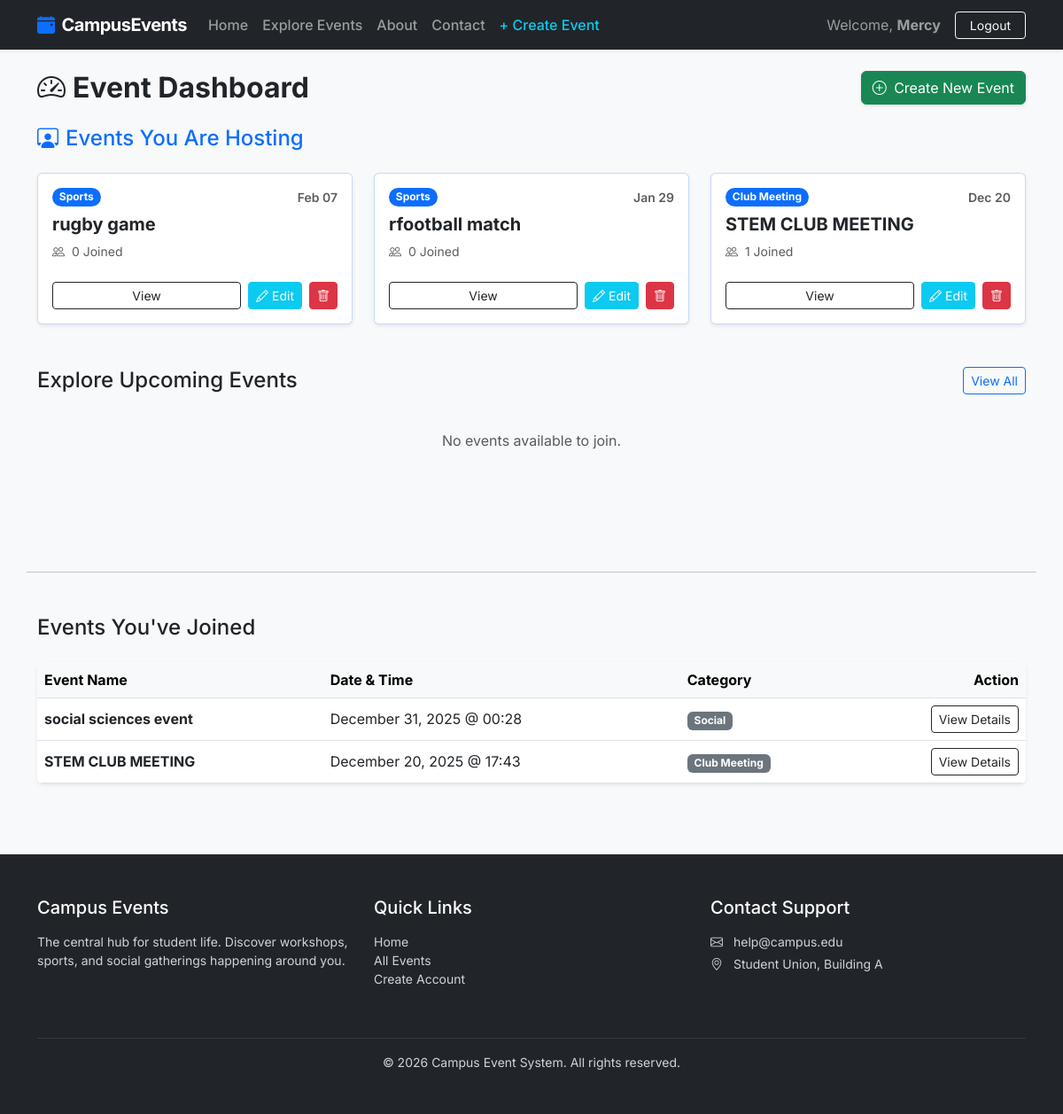
Page /dashboard/ (signed in) on the committed database.
### students/models.py (models this page shows, shortened)
class Event(models.Model):
    title = models.CharField(max_length=200)
    description = models.TextField()
    location = models.CharField(max_length=200)
    category = models.CharField(max_length=50, choices=CATEGORY_CHOICES, default='Lecture')
    event_date = models.DateTimeField()
    creator = models.ForeignKey(User, on_delete=models.CASCADE, related_name='created_events')
    max_participants = models.PositiveIntegerField(null=True, blank=True)
    is_verified = models.BooleanField(default=False)
    created_at = models.DateTimeField(auto_now_add=True)
    updated_at = models.DateTimeField(auto_now=True)
    class Meta:
        ordering = ['-event_date']

### students/views.py (the view)
# urls.py: path('dashboard/', views.dashboard_view, name='dashboard'),
@login_required
def dashboard_view(request):
    hosted_events = Event.objects.filter(creator=request.user).order_by('-event_date')
    joined_events = Event.objects.filter(participants__user=request.user)
    upcoming_events = Event.objects.filter(
        is_verified=True,
        event_date__gte=timezone.now()
    ).exclude(creator=request.user).order_by('event_date')[:6]
    return render(request, 'students/dashboard.html', {
        'hosted_events': hosted_events,
        'joined_events': joined_events,
        'upcoming_events': upcoming_events,
    })

### students/templates/students/dashboard.html (shortened to what this page needs)
{% extends 'students/base.html' %}
{% block content %}
<div class="row mb-5">
    <div class="col-12 d-flex justify-content-between align-items-center mb-4">
        <h2 class="fw-bold mb-0"><i class="bi bi-speedometer2 me-2"></i>Event Dashboard</h2>
        <a href="{% url 'add_event' %}" class="btn btn-success shadow-sm">
            <i class="bi bi-plus-circle me-1"></i> Create New Event
        </a>
    </div>
    <div class="col-12 mb-5">
        <h4 class="mb-4 text-primary"><i class="bi bi-person-workspace me-2"></i>Events You Are Hosting</h4>
        <div class="row g-4">
            {% for event in hosted_events %} <div class="col-md-6 col-lg-4">
                <div class="card h-100 shadow-sm border-primary border-opacity-25 transition-hover">
                    <div class="card-body">
                        <div class="d-flex justify-content-between align-items-start mb-2">
                            <span class="badge rounded-pill bg-primary">{{ event.category }}</span>
                            <small class="text-muted fw-semibold">{{ event.event_date|date:"M d" }}</small>
                        </div>
                        <h5 class="card-title fw-bold">{{ event.title }}</h5>
                        <p class="small text-muted mb-0"><i class="bi bi-people me-1"></i> {{ event.participants.count }} Joined</p>
                    </div>
                    <div class="card-footer bg-white border-top-0 pb-3 d-flex gap-2">
                        <a href="{% url 'event_detail' event.pk %}" class="btn btn-sm btn-outline-dark flex-grow-1">View</a>
                        <a href="{% url 'update_event' event.pk %}" class="btn btn-sm btn-info text-white">
                            <i class="bi bi-pencil"></i> Edit
                        </a>
                        <a href="{% url 'delete_event' event.pk %}" class="btn btn-sm btn-danger">
                            <i class="bi bi-trash"></i>
                        </a>
                    </div>
                </div>
            </div>
            {% empty %}
            <div class="col-12">
                <div class="p-4 text-center bg-white rounded-3 border">
                    <p class="text-muted mb-0">You haven't hosted any events yet.</p>
                </div>
            </div>
            {% endfor %}
        </div>
    </div>
    <div class="col-12 mb-5">
        <div class="d-flex justify-content-between align-items-center mb-3">
            <h4 class="mb-0">Explore Upcoming Events</h4>
            <a href="{% url 'event_list' %}" class="btn btn-sm btn-outline-primary">View All</a>
        </div>
        <div class="row g-4">
            {% for event in upcoming_events %}
            <div class="col-md-6 col-lg-4">
                <div class="card h-100 shadow-sm border-0 transition-hover">
                    <div class="card-body">
                        <div class="d-flex justify-content-between align-items-start mb-2">
                            <span class="badge rounded-pill bg-info text-dark">{{ event.category }}</span>
                            <small class="text-muted fw-semibold">{{ event.event_date|date:"M d" }}</small>
                        </div>
                        <h5 class="card-title fw-bold">
                            <a href="{% url 'event_detail' event.pk %}" class="text-decoration-none text-dark">{{ event.title }}</a>
                        </h5>
                        <div class="mt-3">
                            <div class="d-flex justify-content-between small mb-1">
                                <span>Attendance Progress</span>
                                <span>{{ event.participants.count }} Joined</span>
                            </div>
                            <div class="progress" style="height: 6px;">
                                <div class="progress-bar bg-success" role="progressbar"
                                     style="width: 75%"> </div>
                            </div>
                        </div>
                    </div>
                    <div class="card-footer bg-white border-top-0 pb-3">
                        <a href="{% url 'event_detail' event.pk %}" class="btn btn-primary w-100">Details</a>
                    </div>
                </div>
            </div>
            {% empty %}
            <div class="col-12 text-center py-4">
                <p class="text-muted">No events available to join.</p>
            </div>
            {% endfor %}
        </div>
    </div>
    <hr class="my-5">
    <div class="col-12">
        <h4 class="mb-4">Events You've Joined</h4>
        <div class="table-responsive bg-white rounded shadow-sm">
            <table class="table table-hover align-middle mb-0">
                <thead class="table-light">
                    <tr>
                        <th>Event Name</th>
                        <th>Date & Time</th>
                        <th>Category</th>
                        <th class="text-end">Action</th>
                    </tr>
                </thead>
                <tbody>
                    {% for event in joined_events %}
                    <tr>
                        <td><strong>{{ event.title }}</strong></td>
                        <td>{{ event.event_date|date:"F d, Y @ H:i" }}</td>
                        <td><span class="badge bg-secondary">{{ event.category }}</span></td>
                        <td class="text-end">
                            <a href="{% url 'event_detail' event.pk %}" class="btn btn-sm btn-outline-dark">View Details</a>
                        </td>
                    </tr>
                    {% empty %}
                    <tr>
                        <td colspan="4" class="text-center py-4 text-muted">You haven't registered for any events yet.</td>
                    </tr>
                    {% endfor %}
                </tbody>
            </table>
        </div>
    </div>
</div>
{% endblock %}

### students/templates/students/base.html (shortened to what this page needs)
<!DOCTYPE html>
<html lang="en">
<head>
    <link href="https://cdn.jsdelivr.net/npm/bootstrap@5.3.0/dist/css/bootstrap.min.css" rel="stylesheet">
    <link rel="stylesheet" href="https://cdn.jsdelivr.net/npm/bootstrap-icons@1.11.1/font/bootstrap-icons.css">
</head>
<body>
<nav class="navbar navbar-expand-lg navbar-dark bg-dark sticky-top shadow-sm">
    <div class="container">
        <a class="navbar-brand" href="{% if user.is_authenticated %}{% url 'dashboard' %}{% else %}{% url 'index' %}{% endif %}">
            <i class="bi bi-calendar-event-fill me-2 text-primary"></i>CampusEvents
        </a>
        <div class="collapse navbar-collapse" id="navbarNav">
            <ul class="navbar-nav me-auto">
                <li class="nav-item">
                    <a class="nav-link" href="{% url 'index' %}">Home</a>
                </li>
                <li class="nav-item">
                    <a class="nav-link" href="{% url 'event_list' %}">Explore Events</a>
                </li>
                <li class="nav-item">
                    <a class="nav-link" href="#">About</a>
                </li>
                <li class="nav-item">
                    <a class="nav-link" href="#">Contact</a>
                </li>
                {% if user.is_authenticated %}
                <li class="nav-item">
                    <a class="nav-link text-info" href="{% url 'add_event' %}">+ Create Event</a>
                </li>
                {% endif %}
            </ul>
           <div class="d-flex align-items-center">
    {% if user.is_authenticated %}
        <span class="navbar-text me-3 d-none d-lg-inline">
            Welcome, <strong>{{ user.username }}</strong>
        </span>
        <form action="{% url 'logout' %}" method="post" class="d-inline m-0">
            <button type="submit" class="btn btn-outline-light btn-sm px-3">Logout</button>
        </form>
    {% else %}
        <a class="btn btn-link text-light text-decoration-none me-2" href="{% url 'login' %}">Login</a>
        <a class="btn btn-primary btn-sm px-4 shadow-sm" href="{% url 'register' %}">Sign Up</a>
    {% endif %}
</div>
        </div>
    </div>
</nav>
<main class="container mt-4 mb-5" style="min-height: 70vh;">
    {% block content %}{% endblock %}
</main>
<footer class="footer">
    <div class="container">
        <div class="row">
            <div class="col-md-4 mb-4">
                <h5 class="text-white mb-3">Campus Events</h5>
                <p class="small">The central hub for student life. Discover workshops, sports, and social gatherings happening around you.</p>
            </div>
            <div class="col-md-4 mb-4">
                <h5 class="text-white mb-3">Quick Links</h5>
                <ul class="list-unstyled small">
                    <li><a href="{% url 'index' %}" class="text-decoration-none text-reset">Home</a></li>
                    <li><a href="{% url 'event_list' %}" class="text-decoration-none text-reset">All Events</a></li>
                    <li><a href="{% url 'register' %}" class="text-decoration-none text-reset">Create Account</a></li>
                </ul>
            </div>
            <div class="col-md-4 mb-4">
                <h5 class="text-white mb-3">Contact Support</h5>
                <p class="small mb-1"><i class="bi bi-envelope me-2"></i> help@campus.edu</p>
                <p class="small"><i class="bi bi-geo-alt me-2"></i> Student Union, Building A</p>
            </div>
        </div>
        <hr class="border-secondary">
        <div class="text-center small">
            &copy; {% now "Y" %} Campus Event System. All rights reserved.
        </div>
    </div>
</footer>
</body>
</html>

### students/templates/students/base.html (style rules this page uses)
body { font-family: 'Inter', sans-serif; background-color: #f8f9fa; }
.navbar-brand { font-weight: 700; letter-spacing: -0.5px; }
.nav-link { font-weight: 500; }
.footer { background: #212529; color: #ced4da; padding: 3rem 0; margin-top: 5rem; }

### students/templates/students/dashboard.html (style rules this page uses)
.transition-hover { transition: all 0.3s ease; }

### rows in the picture
Event: category "Sports", event_date "Feb 07", title "rugby game", participants.count "0"
Event: category "Sports", event_date "Jan 29", title "rfootball match", participants.count "0"
Event: category "Club Meeting", event_date "Dec 20", title "STEM CLUB MEETING", participants.count "1", event_date "December 20, 2025 @ 17:43"
Event: title "social sciences event", event_date "December 31, 2025 @ 00:28", category "Social"

### other values in the picture
{{ user.username }} "Mercy"
